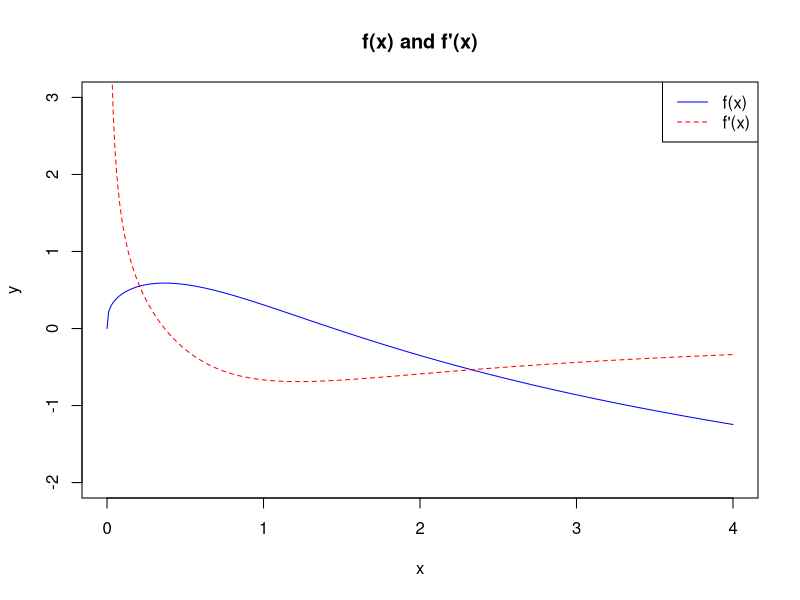

Source code (R):
## ---- chunk 1
knitr::opts_chunk$set(echo = TRUE)
## ---- chunk 2
f_prime <- function(x) -2*x/(x^2+1) + (1/3)*x^(-2/3)
## ---- chunk 3
f <- function(x) -log(x^2 + 1) + x^(1/3)

x <- seq(0, 4, 0.01)

plot(x, f(x), type = "l", col = "blue", lty = 1, ylim = c(-2, 3),
     xlab = "x", ylab = "y", main = "f(x) and f'(x)")

lines(x, f_prime(x), col = "red", lty = 2)
legend("topright", legend = c("f(x)", "f'(x)"), col = c("blue", "red"),
       lty = c(1, 2))

## ---- chunk 4
golden <- function(f, int, precision = 1e-6)
{
  # ::: This function implements the golden section search for a 
  # ::: *minimum* for the function 'f' on the range [int]
  # ::: with precision no greater than 'precision'.
  # ::: Note: 'int' is an interval such as c(2,3).
  # ::: If you want to *maximize*, multiply your function by -1.
  
  rho <- (3-sqrt(5))/2 # ::: Golden ratio
  # ::: Work out first iteration here
  f_a <- f(int[1] + rho*(diff(int)))
  f_b <- f(int[2] - rho*(diff(int)))
  ### How many iterations will we need to reach the desired precision?
  N <- ceiling(log(precision/(diff(int)))/log(1-rho))
  for (i in 1:(N))                    # index the number of iterations
  {
    if (f_a < f_b)  
    {
      int[2] <- int[1] + rho * (int[2] - int[1])
      f_b <- f_a
      f_a <- f(int[1] + rho * (diff(int)))

      
    } else{
      if (f_a >= f_b)
      {
        int[1] <- int[1] + rho * (int[2] - int[1])
        f_a <- f_b
        f_b <- f(int[2] - rho * (diff(int)))
      } }
    print(paste0("Iteration ", i+1, "; Estimate = ", int[1]) )
  }
  
}

## ---- chunk 5
bisection <- function(f_prime, int, precision = 1e-7)
{
  # ::: f_prime is the function for the first derivative
  # ::: of f, int is an interval such as c(0,1) which 
  # ::: denotes the domain
  
  N <- ceiling(log(precision/(diff(int)))/log(.5))
  f_prime_a <- f_prime(int[1] + diff(int)/2)
  for (i in 1:N)
  {
    if(f_prime_a < 0)
    {
      int[1] <- int[1] + diff(int)/2
      f_prime_a <- f_prime(int[1] + diff(int)/2)
    } else
      if(f_prime_a > 0)
      {
        int[2] <- int[2] + diff(int)/2
        f_prime_a <- f_prime(int[1] + diff(int)/2)
      } else
        if(f_prime_a == 0)
        {
          break
        }
    if(diff(int) < precision)
    {
      break
    }
    print(paste0("Iteration ", i+1, "; Estimate = ", int[1]) )
  }
  
}

## ---- chunk 6
newton <- function(f_prime, f_dbl, precision = 1e-6, start)
{
  # ::: f_prime is first derivative function
  # ::: f_dbl is second derivitive function
  # ::: start is starting 'guess'
  
  x_old <- start
  x_new <- x_old - f_prime(x_old)/f_dbl(x_old)
  
  i <- 1 # ::: use 'i' to print iteration number
  print(paste0("Iteration ", i, "; Estimate = ", x_new) )
  while (abs(f_prime(x_new)) > precision)
  {
    x_old <- x_new
    x_new <- x_old - f_prime(x_old)/f_dbl(x_old)
    # ::: redefine variables and calculate new estimate
    
    # ::: keep track of iteration history
    print(paste0("Iteration ", i+1, "; Estimate = ", x_new) )
    i <- i + 1
  }
}

## ---- chunk 7
golden(f, c(0,4))
bisection(f_prime, c(0,4))
f_dbl <- function(x) (2*x^3 - 4*x)/(x^2 + 1)^2 - (2/9)*x^(-5/3)
newton(f_prime, f_dbl, precision = 1e-6, 1)
